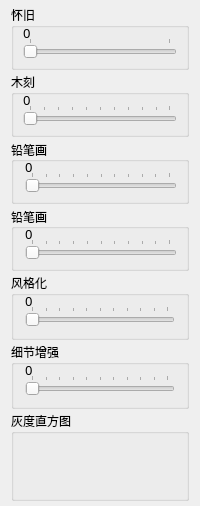
        <widget class="QWidget" name="tab_3">
         <property name="font">
          <font>
           <family>微软雅黑</family>
           <pointsize>9</pointsize>
          </font>
         </property>
         <attribute name="title">
          <string>滤镜</string>
         </attribute>
         <layout class="QVBoxLayout" name="verticalLayout_16" stretch="1,1,1,1,1,1,3">
          <property name="spacing">
           <number>2</number>
          </property>
          <property name="topMargin">
           <number>5</number>
          </property>
          <property name="bottomMargin">
           <number>5</number>
          </property>
          <item>
           <widget class="QGroupBox" name="groupBox_11">
            <property name="title">
             <string>怀旧</string>
            </property>
            <layout class="QVBoxLayout" name="verticalLayout_15" stretch="1,0">
             <property name="spacing">
              <number>0</number>
             </property>
             <property name="topMargin">
              <number>0</number>
             </property>
             <item>
              <widget class="QLabel" name="label_13">
               <property name="sizePolicy">
                <sizepolicy hsizetype="Expanding" vsizetype="Maximum">
                 <horstretch>0</horstretch>
                 <verstretch>0</verstretch>
                </sizepolicy>
               </property>
               <property name="minimumSize">
                <size>
                 <width>10</width>
                 <height>10</height>
                </size>
               </property>
               <property name="font">
                <font>
                 <family>微软雅黑</family>
                 <pointsize>10</pointsize>
                </font>
               </property>
               <property name="lineWidth">
                <number>0</number>
               </property>
               <property name="text">
                <string>0</string>
               </property>
               <property name="textFormat">
                <enum>Qt::AutoText</enum>
               </property>
              </widget>
             </item>
             <item>
              <widget class="QSlider" name="horizontalSlider_10">
               <property name="sizePolicy">
                <sizepolicy hsizetype="Expanding" vsizetype="Fixed">
                 <horstretch>50</horstretch>
                 <verstretch>0</verstretch>
                </sizepolicy>
               </property>
               <property name="font">
                <font>
                 <weight>50</weight>
                 <bold>false</bold>
                </font>
               </property>
               <property name="cursor">
                <cursorShape>PointingHandCursor</cursorShape>
               </property>
               <property name="mouseTracking">
                <bool>false</bool>
               </property>
               <property name="focusPolicy">
                <enum>Qt::StrongFocus</enum>
               </property>
               <property name="autoFillBackground">
                <bool>false</bool>
               </property>
               <property name="styleSheet">
                <string notr="true"/>
               </property>
               <property name="minimum">
                <number>0</number>
               </property>
               <property name="maximum">
                <number>1</number>
               </property>
               <property name="orientation">
                <enum>Qt::Horizontal</enum>
               </property>
               <property name="tickPosition">
                <enum>QSlider::TicksAbove</enum>
               </property>
               <property name="tickInterval">
                <number>1</number>
               </property>
              </widget>
             </item>
            </layout>
           </widget>
          </item>
          <item>
           <widget class="QGroupBox" name="groupBox_10">
            <property name="title">
             <string>木刻</string>
            </property>
            <layout class="QVBoxLayout" name="verticalLayout_14">
             <property name="spacing">
              <number>0</number>
             </property>
             <property name="topMargin">
              <number>0</number>
             </property>
             <item>
              <widget class="QLabel" name="label_12">
               <property name="sizePolicy">
                <sizepolicy hsizetype="Expanding" vsizetype="Maximum">
                 <horstretch>0</horstretch>
                 <verstretch>0</verstretch>
                </sizepolicy>
               </property>
               <property name="minimumSize">
                <size>
                 <width>10</width>
                 <height>10</height>
                </size>
               </property>
               <property name="font">
                <font>
                 <family>微软雅黑</family>
                 <pointsize>10</pointsize>
                </font>
               </property>
               <property name="text">
                <string>0</string>
               </property>
               <property name="textFormat">
                <enum>Qt::AutoText</enum>
               </property>
              </widget>
             </item>
             <item>
              <widget class="QSlider" name="horizontalSlider_9">
               <property name="sizePolicy">
                <sizepolicy hsizetype="Expanding" vsizetype="Fixed">
                 <horstretch>50</horstretch>
                 <verstretch>0</verstretch>
                </sizepolicy>
               </property>
               <property name="font">
                <font>
                 <weight>50</weight>
                 <bold>false</bold>
                </font>
               </property>
               <property name="cursor">
                <cursorShape>PointingHandCursor</cursorShape>
               </property>
               <property name="mouseTracking">
                <bool>false</bool>
               </property>
               <property name="focusPolicy">
                <enum>Qt::StrongFocus</enum>
               </property>
               <property name="orientation">
                <enum>Qt::Horizontal</enum>
               </property>
               <property name="tickPosition">
                <enum>QSlider::TicksAbove</enum>
               </property>
               <property name="tickInterval">
                <number>10</number>
               </property>
              </widget>
             </item>
            </layout>
           </widget>
          </item>
          <item>
           <widget class="QGroupBox" name="groupBox_4">
            <property name="sizePolicy">
             <sizepolicy hsizetype="Preferred" vsizetype="Preferred">
              <horstretch>20</horstretch>
              <verstretch>0</verstretch>
             </sizepolicy>
            </property>
            <property name="styleSheet">
             <string notr="true"/>
            </property>
            <property name="title">
             <string>铅笔画</string>
            </property>
            <property name="alignment">
             <set>Qt::AlignLeading|Qt::AlignLeft|Qt::AlignVCenter</set>
            </property>
            <property name="flat">
             <bool>false</bool>
            </property>
            <property name="checkable">
             <bool>false</bool>
            </property>
            <layout class="QVBoxLayout" name="verticalLayout_10" stretch="1,3">
             <property name="spacing">
              <number>0</number>
             </property>
             <property name="leftMargin">
              <number>11</number>
             </property>
             <property name="topMargin">
              <number>0</number>
             </property>
             <item>
              <widget class="QLabel" name="label_10">
               <property name="sizePolicy">
                <sizepolicy hsizetype="Expanding" vsizetype="Maximum">
                 <horstretch>0</horstretch>
                 <verstretch>0</verstretch>
                </sizepolicy>
               </property>
               <property name="minimumSize">
                <size>
                 <width>10</width>
                 <height>10</height>
                </size>
               </property>
               <property name="font">
                <font>
                 <family>微软雅黑</family>
                 <pointsize>10</pointsize>
                </font>
               </property>
               <property name="text">
                <string>0</string>
               </property>
               <property name="textFormat">
                <enum>Qt::AutoText</enum>
               </property>
              </widget>
             </item>
             <item>
              <widget class="QSlider" name="horizontalSlider_7">
               <property name="sizePolicy">
                <sizepolicy hsizetype="Expanding" vsizetype="Fixed">
                 <horstretch>50</horstretch>
                 <verstretch>0</verstretch>
                </sizepolicy>
               </property>
               <property name="font">
                <font>
                 <pointsize>11</pointsize>
                 <weight>50</weight>
                 <bold>false</bold>
                </font>
               </property>
               <property name="cursor">
                <cursorShape>PointingHandCursor</cursorShape>
               </property>
               <property name="mouseTracking">
                <bool>false</bool>
               </property>
               <property name="focusPolicy">
                <enum>Qt::StrongFocus</enum>
               </property>
               <property name="maximum">
                <number>10</number>
               </property>
               <property name="orientation">
                <enum>Qt::Horizontal</enum>
               </property>
               <property name="tickPosition">
                <enum>QSlider::TicksAbove</enum>
               </property>
               <property name="tickInterval">
                <number>1</number>
               </property>
              </widget>
             </item>
            </layout>
           </widget>
          </item>
          <item>
           <widget class="QGroupBox" name="groupBox_7">
            <property name="sizePolicy">
             <sizepolicy hsizetype="Preferred" vsizetype="Preferred">
              <horstretch>20</horstretch>
              <verstretch>0</verstretch>
             </sizepolicy>
            </property>
            <property name="styleSheet">
             <string notr="true"/>
            </property>
            <property name="title">
             <string>铅笔画</string>
            </property>
            <property name="alignment">
             <set>Qt::AlignLeading|Qt::AlignLeft|Qt::AlignVCenter</set>
            </property>
            <property name="flat">
             <bool>false</bool>
            </property>
            <property name="checkable">
             <bool>false</bool>
            </property>
            <layout class="QVBoxLayout" name="verticalLayout_22" stretch="1,3">
             <property name="spacing">
              <number>0</number>
             </property>
             <property name="leftMargin">
              <number>11</number>
             </property>
             <property name="topMargin">
              <number>0</number>
             </property>
             <item>
              <widget class="QLabel" name="label_17">
               <property name="sizePolicy">
                <sizepolicy hsizetype="Expanding" vsizetype="Maximum">
                 <horstretch>0</horstretch>
                 <verstretch>0</verstretch>
                </sizepolicy>
               </property>
               <property name="minimumSize">
                <size>
                 <width>10</width>
                 <height>10</height>
                </size>
               </property>
               <property name="font">
                <font>
                 <family>微软雅黑</family>
                 <pointsize>10</pointsize>
                </font>
               </property>
               <property name="text">
                <string>0</string>
               </property>
               <property name="textFormat">
                <enum>Qt::AutoText</enum>
               </property>
              </widget>
             </item>
             <item>
              <widget class="QSlider" name="horizontalSlider_12">
               <property name="sizePolicy">
                <sizepolicy hsizetype="Expanding" vsizetype="Fixed">
                 <horstretch>50</horstretch>
                 <verstretch>0</verstretch>
                </sizepolicy>
               </property>
               <property name="font">
                <font>
                 <pointsize>11</pointsize>
                 <weight>50</weight>
                 <bold>false</bold>
                </font>
               </property>
               <property name="cursor">
                <cursorShape>PointingHandCursor</cursorShape>
               </property>
               <property name="mouseTracking">
                <bool>false</bool>
               </property>
               <property name="focusPolicy">
                <enum>Qt::StrongFocus</enum>
               </property>
               <property name="maximum">
                <number>10</number>
               </property>
               <property name="orientation">
                <enum>Qt::Horizontal</enum>
               </property>
               <property name="tickPosition">
                <enum>QSlider::TicksAbove</enum>
               </property>
               <property name="tickInterval">
                <number>1</number>
               </property>
              </widget>
             </item>
            </layout>
           </widget>
          </item>
          <item>
           <widget class="QGroupBox" name="groupBox_9">
            <property name="sizePolicy">
             <sizepolicy hsizetype="Preferred" vsizetype="Preferred">
              <horstretch>20</horstretch>
              <verstretch>0</verstretch>
             </sizepolicy>
            </property>
            <property name="title">
             <string>风格化</string>
            </property>
            <layout class="QVBoxLayout" name="verticalLayout_13" stretch="0,0">
             <property name="spacing">
              <number>0</number>
             </property>
             <property name="leftMargin">
              <number>11</number>
             </property>
             <property name="topMargin">
              <number>0</number>
             </property>
             <property name="rightMargin">
              <number>11</number>
             </property>
             <property name="bottomMargin">
              <number>11</number>
             </property>
             <item>
              <widget class="QLabel" name="label_11">
               <property name="sizePolicy">
                <sizepolicy hsizetype="Expanding" vsizetype="Maximum">
                 <horstretch>0</horstretch>
                 <verstretch>0</verstretch>
                </sizepolicy>
               </property>
               <property name="minimumSize">
                <size>
                 <width>10</width>
                 <height>10</height>
                </size>
               </property>
               <property name="font">
                <font>
                 <family>微软雅黑</family>
                 <pointsize>10</pointsize>
                </font>
               </property>
               <property name="text">
                <string>0</string>
               </property>
               <property name="textFormat">
                <enum>Qt::AutoText</enum>
               </property>
              </widget>
             </item>
             <item>
              <widget class="QSlider" name="horizontalSlider_2">
               <property name="font">
                <font>
                 <pointsize>9</pointsize>
                </font>
               </property>
               <property name="cursor">
                <cursorShape>PointingHandCursor</cursorShape>
               </property>
               <property name="maximum">
                <number>10</number>
               </property>
               <property name="orientation">
                <enum>Qt::Horizontal</enum>
               </property>
               <property name="tickPosition">
                <enum>QSlider::TicksAbove</enum>
               </property>
               <property name="tickInterval">
                <number>1</number>
               </property>
              </widget>
             </item>
            </layout>
           </widget>
          </item>
          <item>
           <widget class="QGroupBox" name="groupBox_17">
            <property name="sizePolicy">
             <sizepolicy hsizetype="Preferred" vsizetype="Preferred">
              <horstretch>20</horstretch>
              <verstretch>0</verstretch>
             </sizepolicy>
            </property>
            <property name="title">
             <string>细节增强</string>
            </property>
            <layout class="QVBoxLayout" name="verticalLayout_19" stretch="0,0">
             <property name="spacing">
              <number>0</number>
             </property>
             <property name="leftMargin">
              <number>11</number>
             </property>
             <property name="topMargin">
              <number>0</number>
             </property>
             <property name="rightMargin">
              <number>11</number>
             </property>
             <property name="bottomMargin">
              <number>11</number>
             </property>
             <item>
              <widget class="QLabel" name="label_15">
               <property name="sizePolicy">
                <sizepolicy hsizetype="Expanding" vsizetype="Maximum">
                 <horstretch>0</horstretch>
                 <verstretch>0</verstretch>
                </sizepolicy>
               </property>
               <property name="minimumSize">
                <size>
                 <width>10</width>
                 <height>10</height>
                </size>
               </property>
               <property name="font">
                <font>
                 <family>微软雅黑</family>
                 <pointsize>10</pointsize>
                </font>
               </property>
               <property name="text">
                <string>0</string>
               </property>
               <property name="textFormat">
                <enum>Qt::AutoText</enum>
               </property>
              </widget>
             </item>
             <item>
              <widget class="QSlider" name="horizontalSlider_6">
               <property name="cursor">
                <cursorShape>PointingHandCursor</cursorShape>
               </property>
               <property name="maximum">
                <number>10</number>
               </property>
               <property name="orientation">
                <enum>Qt::Horizontal</enum>
               </property>
               <property name="tickPosition">
                <enum>QSlider::TicksAbove</enum>
               </property>
               <property name="tickInterval">
                <number>1</number>
               </property>
              </widget>
             </item>
            </layout>
           </widget>
          </item>
          <item>
           <widget class="QGroupBox" name="groupBox_8">
            <property name="sizePolicy">
             <sizepolicy hsizetype="Preferred" vsizetype="Preferred">
              <horstretch>0</horstretch>
              <verstretch>0</verstretch>
             </sizepolicy>
            </property>
            <property name="title">
             <string>灰度直方图</string>
            </property>
            <layout class="QVBoxLayout" name="verticalLayout_12" stretch="0">
             <property name="spacing">
              <number>0</number>
             </property>
             <property name="leftMargin">
              <number>0</number>
             </property>
             <property name="topMargin">
              <number>0</number>
             </property>
             <property name="rightMargin">
              <number>0</number>
             </property>
             <property name="bottomMargin">
              <number>0</number>
             </property>
             <item>
              <widget class="QLabel" name="label_2">
               <property name="sizePolicy">
                <sizepolicy hsizetype="Expanding" vsizetype="Expanding">
                 <horstretch>0</horstretch>
                 <verstretch>0</verstretch>
                </sizepolicy>
               </property>
               <property name="text">
                <string/>
               </property>
              </widget>
             </item>
            </layout>
           </widget>
          </item>
         </layout>
        </widget>
